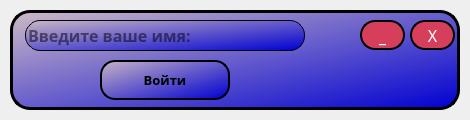
<?xml version="1.0" encoding="UTF-8"?>
<ui version="4.0">
 <class>MainWindow</class>
 <widget class="QMainWindow" name="MainWindow">
  <property name="geometry">
   <rect>
    <x>0</x>
    <y>0</y>
    <width>470</width>
    <height>120</height>
   </rect>
  </property>
  <property name="minimumSize">
   <size>
    <width>470</width>
    <height>120</height>
   </size>
  </property>
  <property name="maximumSize">
   <size>
    <width>450</width>
    <height>120</height>
   </size>
  </property>
  <property name="windowTitle">
   <string>MainWindow</string>
  </property>
  <widget class="QWidget" name="centralwidget">
   <widget class="QFrame" name="general_frame">
    <property name="geometry">
     <rect>
      <x>10</x>
      <y>10</y>
      <width>450</width>
      <height>100</height>
     </rect>
    </property>
    <property name="minimumSize">
     <size>
      <width>450</width>
      <height>100</height>
     </size>
    </property>
    <property name="maximumSize">
     <size>
      <width>450</width>
      <height>100</height>
     </size>
    </property>
    <property name="styleSheet">
     <string notr="true">border-radius: 20px;
background-color: qlineargradient(spread:reflect, x1:0, y1:0, x2:1, y2:1, stop:0 rgba(203, 183, 196, 241), stop:1 rgba(0, 0, 209, 255));
border: 3px solid black;
</string>
    </property>
    <property name="frameShape">
     <enum>QFrame::StyledPanel</enum>
    </property>
    <property name="frameShadow">
     <enum>QFrame::Raised</enum>
    </property>
    <widget class="QToolButton" name="tBtn_closeWindow">
     <property name="geometry">
      <rect>
       <x>400</x>
       <y>10</y>
       <width>45</width>
       <height>30</height>
      </rect>
     </property>
     <property name="minimumSize">
      <size>
       <width>45</width>
       <height>30</height>
      </size>
     </property>
     <property name="maximumSize">
      <size>
       <width>45</width>
       <height>30</height>
      </size>
     </property>
     <property name="font">
      <font>
       <family>Arial Black</family>
       <pointsize>12</pointsize>
       <weight>50</weight>
       <bold>false</bold>
      </font>
     </property>
     <property name="styleSheet">
      <string notr="true">QToolButton {
	border-radius: 15px;
	border: 2px solid black;
	background-color: rgb(213, 63, 91);
	color: white;
}
QToolButton:hover {
	border: 2px solid black;
	background-color: red;
	color: white;
}
QToolButton:pressed {
	border: 2px solid black;
	color: white;
	background-color: rgb(184, 21, 32);
}</string>
     </property>
     <property name="text">
      <string>X</string>
     </property>
     <property name="iconSize">
      <size>
       <width>20</width>
       <height>20</height>
      </size>
     </property>
    </widget>
    <widget class="QToolButton" name="tBtn_minimaze">
     <property name="geometry">
      <rect>
       <x>350</x>
       <y>10</y>
       <width>45</width>
       <height>30</height>
      </rect>
     </property>
     <property name="minimumSize">
      <size>
       <width>45</width>
       <height>30</height>
      </size>
     </property>
     <property name="maximumSize">
      <size>
       <width>45</width>
       <height>30</height>
      </size>
     </property>
     <property name="font">
      <font>
       <family>Arial Black</family>
       <pointsize>13</pointsize>
       <weight>75</weight>
       <bold>true</bold>
      </font>
     </property>
     <property name="styleSheet">
      <string notr="true">QToolButton {
	border-radius: 15px;
	border: 2px solid black;
	background-color: rgb(213, 63, 91);
	color: white;
}
QToolButton:hover {
	border: 2px solid black;
	background-color: red;
	color: white;
}
QToolButton:pressed {
	border: 2px solid black;
	color: white;
	background-color: rgb(184, 21, 32);
}</string>
     </property>
     <property name="text">
      <string>_</string>
     </property>
     <property name="iconSize">
      <size>
       <width>20</width>
       <height>20</height>
      </size>
     </property>
    </widget>
    <widget class="QLineEdit" name="lE_enter_username">
     <property name="geometry">
      <rect>
       <x>15</x>
       <y>10</y>
       <width>280</width>
       <height>31</height>
      </rect>
     </property>
     <property name="font">
      <font>
       <family>Arial Black</family>
       <pointsize>12</pointsize>
       <weight>75</weight>
       <bold>true</bold>
      </font>
     </property>
     <property name="styleSheet">
      <string notr="true">QLineEdit {
	border-radius: 15px;
	border: 1px solid black;
}
QLineEdit:hover {
	border: 2px solid black;
	background-color:  rgb(229, 229, 229);
}
</string>
     </property>
     <property name="echoMode">
      <enum>QLineEdit::Normal</enum>
     </property>
     <property name="placeholderText">
      <string>Введите ваше имя:</string>
     </property>
    </widget>
    <widget class="QPushButton" name="btn_enter">
     <property name="geometry">
      <rect>
       <x>90</x>
       <y>50</y>
       <width>130</width>
       <height>40</height>
      </rect>
     </property>
     <property name="font">
      <font>
       <family>Arial Black</family>
       <pointsize>10</pointsize>
       <weight>75</weight>
       <bold>true</bold>
      </font>
     </property>
     <property name="styleSheet">
      <string notr="true">QPushButton {
	border-radius: 15px;
	border: 2px solid black;
}
QPushButtonn:hover {
	border: 2px solid black;
	background-color: rgb(158, 158, 158);
}
QPushButton:pressed {
	border: 2px solid black;
	background-color: blue;
}</string>
     </property>
     <property name="text">
      <string>Войти</string>
     </property>
    </widget>
   </widget>
  </widget>
 </widget>
 <resources/>
 <connections/>
</ui>
